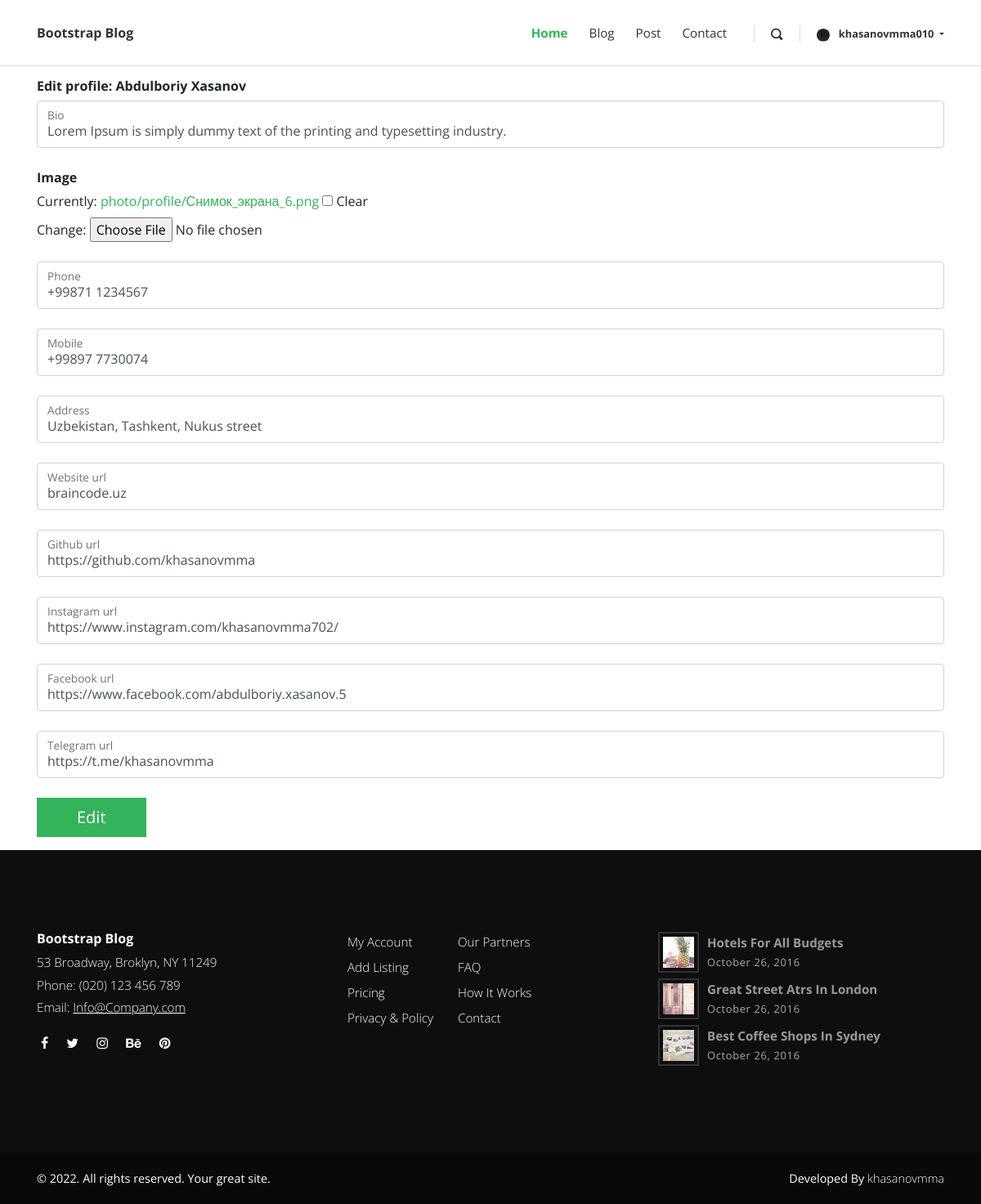
The app's page /members/edit-profile/ (signed in), older data.
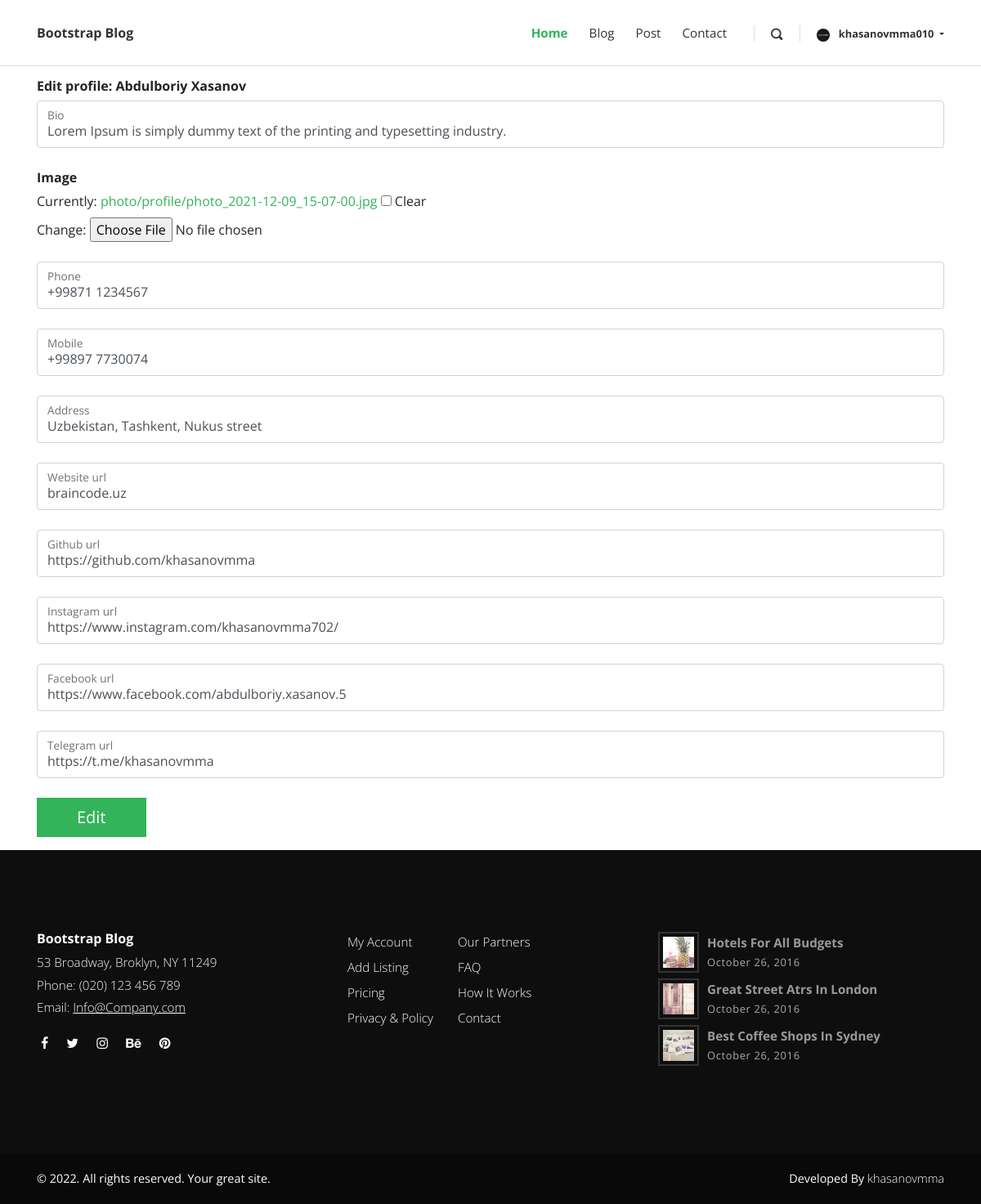
The same page, newer data.
### web_site/models.py (models this page shows, shortened)
class Profile(models.Model):
    user = models.OneToOneField(
        User, null=True, blank=True, on_delete=models.CASCADE)
    bio = models.CharField( max_length=100, default="Lorem Ipsum is simply dummy text of the printing and typesetting industry.")
    profile_image = models.ImageField(upload_to='photo/profile', blank=True)
    phone = models.CharField(max_length=30,  default="+99871 1234567 (Default)", blank=True)
    mobile = models.CharField(max_length=30,  default="+99890 9999999 (Default)", blank=True)
    address = models.CharField(max_length=155,  default="Uzbekistan, Tashkent, Mirabad, Nukus street", blank=True)
    website_url = models.CharField(max_length=255,  default="#", blank=True)
    github_url = models.CharField(max_length=255,  default="#", blank=True)
    instagram_url = models.CharField(max_length=255,  default="#", blank=True)
    facebook_url = models.CharField(max_length=255,  default="#", blank=True)
    telegram_url = models.CharField(max_length=255,  default="#", blank=True)
    @property
    def image_url(self):
        try:
            url = self.profile_image.url
        except:
            url = 'https://cdn-icons-png.flaticon.com/512/711/711769.png'
        return url

### members/views.py (the view, shortened to what this page needs)
# urls.py: path('edit-profile/', EditProfileView.as_view(), name="edit_profile"),
class EditProfileView(SuccessMessageMixin, UpdateView):
    form_class = EditProfileFrom
    model= Profile
    template_name = 'registration/edit_profile.html'
    success_message = 'Profile data successfully updated'
    def get_object(self):
        return get_object_or_404(self.model, user=self.request.user)

### members/forms.py
class EditProfileFrom(forms.ModelForm):
    class Meta:
        model = Profile
        fields = ('bio', 'profile_image', 'phone', 'mobile', 'address', 'website_url', 'github_url', 'instagram_url', 'facebook_url', 'telegram_url')
        widgets = {
            'bio': forms.TextInput(attrs={'class': 'form-control'}),
            'phone': forms.TextInput(attrs={'class': 'form-control'}),
            'mobile': forms.TextInput(attrs={'class': 'form-control'}),
            'address': forms.TextInput(attrs={'class': 'form-control'}),
            'website_url': forms.TextInput(attrs={'class': 'form-control'}),
            'github_url': forms.TextInput(attrs={'class': 'form-control'}),
            'instagram_url': forms.TextInput(attrs={'class': 'form-control'}),
            'facebook_url': forms.TextInput(attrs={'class': 'form-control'}),
            'telegram_url': forms.TextInput(attrs={'class': 'form-control'}),
        }

### web_site/templatetags/website_tags.py (called while the page is built)
@register.simple_tag()
def user_profile(request):
    user_page = Profile.objects.get(user=request.user)
    return user_page

### members/templates/registration/edit_profile.html (shortened to what this page needs)
{% extends 'base.html' %}
{% block links %}
<link href="https://cdn.jsdelivr.net/npm/bootstrap@5.1.3/dist/css/bootstrap.min.css" rel="stylesheet">
{% endblock links %}
{% block main %}
    <div class="container mt-3">
        <div class="form-group">
            <header>
                <h3 class="h6">Edit profile: {{ request.user.first_name }} {{ request.user.last_name }}</h3>
            </header>
            <form method="post"  enctype="multipart/form-data">
                {% for field in form %}
                    {% if field.label == 'Profile image'  %}
                    <label class="h6" for="{{ form.profile_image.if_for_label }}">Image</label>
                    <div class="mb-4">
                        {{ form.profile_image }}
                    </div>
                    {% else %}
                    <div class="form-floating mb-4">
                        {{ field }}
                        <label class="form-label" for="{{ field.id_for_label  }}">{{ field.label }}</label>
                    </div>
                    {% endif %}
                {% endfor %}
                <button type="submit" class="btn btn-primary btn-lg px-5">Edit</button>
            </form>
        </div>
    </div>
{% endblock main %}

### templates/components/_header_menu.html (shortened to what this page needs)
{% load website_tags %}
{% user_profile request as user_page %}
<div id="navbarcollapse" class="collapse navbar-collapse">
    <ul class="navbar-nav ml-auto">
      <li class="nav-item"><a href="{% url 'home' %}" class="nav-link active">Home</a>
      </li>
      <li class="nav-item"><a href="{% url 'blog' %}" class="nav-link">Blog</a>
      </li>
      <li class="nav-item"><a href="{% url 'post' %}" class="nav-link">Post</a>
      </li>
      <li class="nav-item"><a href="#" class="nav-link">Contact</a>
      </li>
    </ul>
    <div class="navbar-text"><a href="#" class="search-btn"><i class="icon-search-1"></i></a></div>
    <ul class="langs navbar-text navbar-nav">
      {% if not request.user.is_authenticated %}
      <li class="nav-item">
        <a href="{% url 'login' %}" class="active">
        <i class="fa fa-user-circle mr-1" aria-hidden="true" style="font-size: 16px;"></i>
        {{ request.user.username }}
      </a>
    </li>
      {% else %}
      <li class="nav-item dropdown">
        <a class="active dropdown-toggle" href="#" id="navbarDropdown" role="button" data-toggle="dropdown" aria-expanded="false">
          <img src="{{ user_page.image_url }}" alt="avatar" class="rounded-circle img-fluid mr-2" style="width: 16px; height: 16px;">
          {{ request.user.username }}
        </a>
      </li>
      {% endif %}
    </ul>
  </div>

Row changes from the older to the newer data that the page shows:
changed Profile "Lorem Ipsum is simply dummy text of the printing and typesetting industry.": image_url: a different picture
Text that changed along with them:
text no longer shown: "Currently: photo/profile/Снимок_экрана_6.png Clear Change:"
text now shown: "Currently: photo/profile/photo_2021-12-09_15-07-00.jpg Clear Change:"
